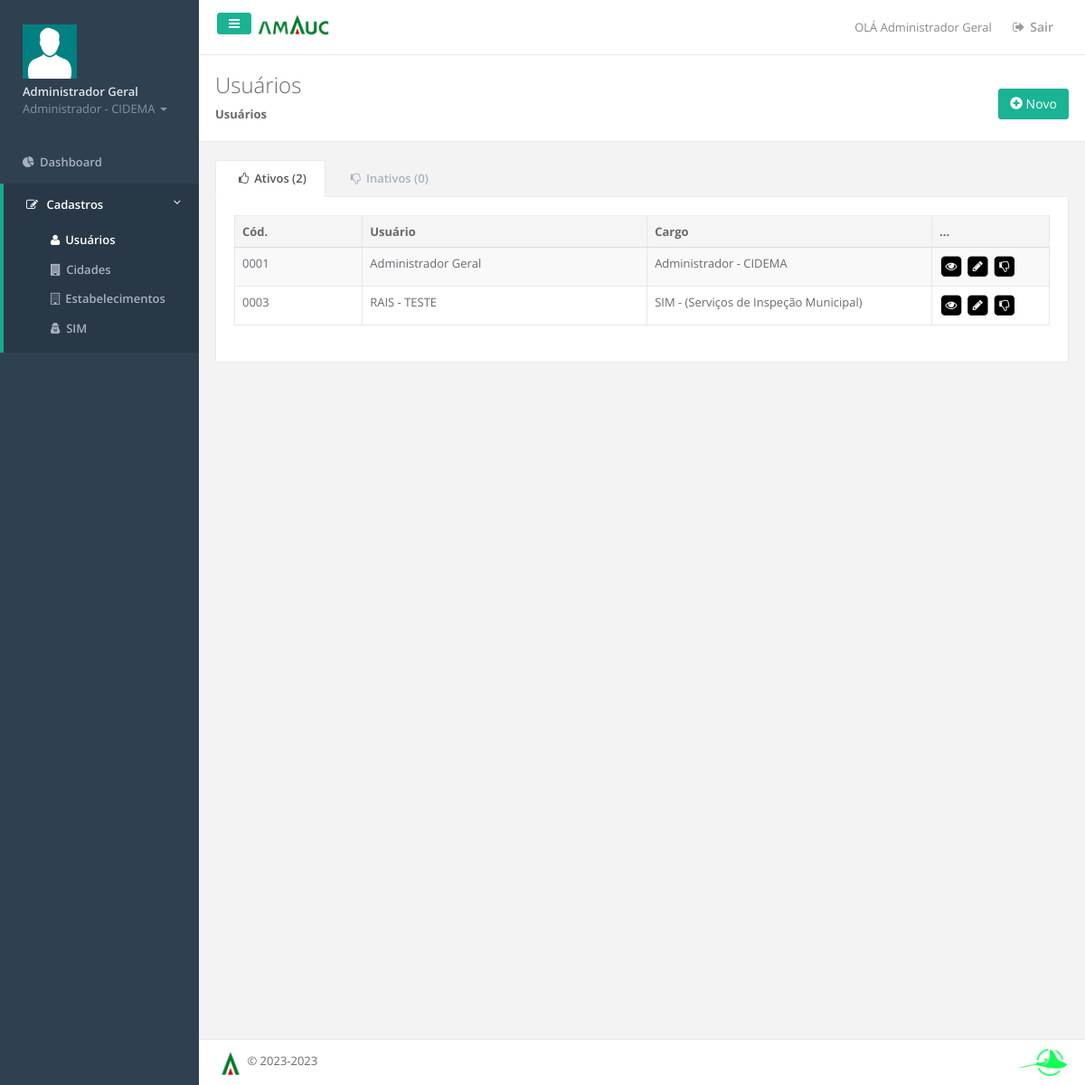
/?module=cadastro&acao=lista_usuario (signed in), run on the app's committed database.
### tables this page shows
CREATE TABLE `usuario_permissao` (
  `upe_cod` int(11) NOT NULL,
  `upe_descricao` text NOT NULL,
  `upe_situacao` int(11) NOT NULL
);

CREATE TABLE `usuario` (
  `usu_cod` int(11) NOT NULL,
  `usu_nome` varchar(100) NOT NULL,
  `usu_login` varchar(50) NOT NULL,
  `usu_senha` varchar(40) NOT NULL,
  `usu_email` varchar(200) DEFAULT NULL,
  `cid_cod` int(11) NOT NULL,
  `upe_cod` int(11) NOT NULL COMMENT 'usuario_permissao',
  `sim_cod` int(11) NOT NULL,
  `usu_situacao` int(11) NOT NULL DEFAULT 1
);

### application/cadastro/index.php (called while the page is built, shortened)
<?php
	class IndexCommand implements Command {
		public function execute() {
			require_once 'application/template/default.php';
		}
	}
?>

### index.php (called while the page is built, shortened)
<?php
	try {
	    $factory = new Command_Factory();
	    $factory->createCommand()->execute();
	} catch (Exception_Pagenotfound $ep) {
	    echo '<h1>ERRO 404 - Página não encontrada</h1>';
	} catch (Exception $e) {
	    echo '<h1>ERRO 500 - Erro na execução</h1>';
	}
?>

### application/incs/validateUser.inc.php (called while the page is built)
<?php
		require_once 'library/DataManipulation.php';
		$data  = new DataManipulation();
		$userConfig['id'] = $_SESSION['sim_userId'];
		$sql = "SELECT *
				FROM usuario
				WHERE usu_cod = '".$userConfig['id']."'";
		$paramsUsers = $data->find('dynamic',$sql);
?>

### library/DataManipulation.php (called while the page is built, shortened)
<?php
require_once 'DataSet.php';
class DataManipulation{
	function find($type=false,$params=false,$order=false){
		$dataset = new DataSet();
		switch($type){
			case 'dynamic':
				$sql = $params;
			break;
		}
		return $dataset->listRecord($sql);
	}
}
?>

### library/DataSet.php (called while the page is built, shortened)
<?php
	require_once 'MySql.php';
    class DataSet{
		function listRecord($sql){
			$database = new MySql();
			$result = $database->executeQuery($sql);
			for($i = 0;$i < $database->countFields($result);$i++){
				$campo = $database->fieldName($result,$i);
				$array[$campo->name] = $campo->name;
			}
			for($i = 0;$i < $database->countLines($result);$i++){
				foreach($array as $lista){
					$retorno[$i][$lista] = $database->result($result, $i,$lista);
				}
			}
			return $retorno;
		}
    }
?>

### library/MySql.php (called while the page is built, shortened)
<?php
class MySql
{
    function connOpen()
    {
        $server   = 'localhost';
		$user     = 'root';
		$passw	  = '';
		$database = 'simweb';
		$this->conn = mysqli_connect($server, $user, $passw, $database);
        mysqli_set_charset($this->conn, "utf8");
    }
    function executeQuery($sql,$param=false)
    {
        $this->result = mysqli_query($this->conn, $sql);
            return $this->result;
    }
    function countLines($array)
    {
        return @mysqli_num_rows($array);
    }
    function result($result, $i, $field){
        if (mysqli_data_seek($result, $i)) {
            $row = mysqli_fetch_assoc($result);
            return $row[$field];
        }
    }
    function countFields($array){
        return @mysqli_num_fields($array);
    }
    function fieldName($array,$num){
        return mysqli_fetch_field($array);
    }
}
?>

### application/incs/header.inc.php (called while the page is built, shortened)
<?php require_once 'validateUser.inc.php'; ?>

### application/cadastro/view/usuario/lista.inc.php (the view, shortened to what this page needs)
<?php
$sql = "SELECT * FROM usuario AS u INNER JOIN usuario_permissao AS p ON u.upe_cod = p.upe_cod WHERE u.usu_situacao = 1";
$ati = $data->find('dynamic', $sql);
$sql = "SELECT * FROM usuario AS u INNER JOIN usuario_permissao AS p ON u.upe_cod = p.upe_cod WHERE usu_situacao = 0";
$ina = $data->find('dynamic', $sql);
?>
<div class="row wrapper border-bottom white-bg page-heading">
    <div class="col-lg-6 col-xs-6">
        <h2>Usuários</h2>
        <ol class="breadcrumb">
            <li class="active">
                <strong>Usuários</strong>
            </li>
        </ol>
    </div>
    <?php if ($_SESSION['sim_userPermissao'] == 1) { ?>
        <div class="col-lg-6 col-xs-6" style="text-align:right;">
            <br /><br />
            <a href="?module=cadastro&acao=novo_usuario" class="btn btn-primary" style="height: 34px;">
                <span class="glyphicon glyphicon-plus-sign"></span> <span class="hidden-xs hidden-sm">Novo</span>
            </a>
        </div>
    <?php } ?>
</div>
<div class="wrapper wrapper-content animated fadeInRight">
    <div class="row">
        <div class="col-lg-12">
            <div class="tabs-container">
                <ul class="nav nav-tabs">
                    <?php if ($_SESSION['sim_userPermissao'] == 1) { ?>
                        <li class="active"><a data-toggle="tab" href="#tab-1"><i class="fa fa-thumbs-o-up"></i>Ativos (<?php echo count($ati); ?>)</a></li>
                        <li class=""><a data-toggle="tab" href="#tab-2"><i class="fa fa-thumbs-o-down"></i>Inativos (<?php echo count($ina); ?>)</a></li>
                    <?php } else { ?>
                        <li class="active"><a data-toggle="tab" href="#tab-1"><i class="fa fa-thumbs-o-up"></i>Ativos</a></li>
                    <?php } ?>
                </ul>
                <div class="tab-content">
                    <div id="tab-1" class="tab-pane active">
                        <div class="panel-body">
                            <div class="table-responsive" style="overflow-x: initial;">
                                <br class="hidden-md hidden-lg" />
                                <table class="table table-striped table-bordered table-hover dataTables-example">
                                    <thead>
                                        <tr>
                                            <th style="width:10px;">Cód.</th>
                                            <th style="width:80px;">Usuário</th>
                                            <th style="width:10px;">Cargo</th>
                                            <th style="width:10px;">...</th>
                                        </tr>
                                    </thead>
                                    <tbody>
                                        <?php
                                        if ($_SESSION['sim_userPermissao'] == 1) {
                                            for ($i = 0; $i < count($ati); $i++) {
                                                echo '
                                                    <tr>
                                                        <td>' . str_pad($ati[$i]['usu_cod'], 4, '0', STR_PAD_LEFT) . '</td>
                                                        <td>' . $ati[$i]['usu_nome'] . '</td>
                                                        <td>' . $ati[$i]['upe_descricao'] . '</td>
                                                        <td>
                                                            <a href="#" onclick="nextPage(\'?module=cadastro&acao=visualiza_usuario\', ' . $ati[$i]['usu_cod'] . ')">
                                                                <span class="fa-stack">
                                                                    <i class="fa fa-square fa-stack-2x"></i>
                                                                    <i class="fa fa-eye fa-stack-1x fa-inverse"></i>
                                                                </span>
                                                            </a>
                                                            <a href="#" onclick="nextPage(\'?module=cadastro&acao=edita_usuario\', '.$ati[$i]['usu_cod'].')">
                                                                <span class="fa-stack">
                                                                    <i class="fa fa-square fa-stack-2x"></i>
                                                                    <i class="fa fa-pencil fa-stack-1x fa-inverse"></i>
                                                                </span>
                                                            </a>
                                                            <a href="#" onClick=\'inativar("' . $ati[$i]['usu_cod'] . '", "' . $ati[$i]['usu_nome'] . '");\' title="Inativar Usuário" style="text-decoration:none;">
                                                                <span class="fa-stack">
                                                                    <i class="fa fa-square fa-stack-2x"></i>
                                                                    <i class="fa fa-thumbs-o-down fa-stack-1x fa-inverse"></i>
                                                                </span>
                                                            </a>
                                                        </td>
                                                    ';
                                            }
                                        }
                                        ?>
                                    </tbody>
                                </table>
                            </div>
                        </div>
                    </div>
                </div>
            </div>
        </div>
    </div>
    <br />

### application/incs/menu.inc.php (shortened to what this page needs)
<?php
    $sql = "SELECT upe_descricao FROM usuario_permissao WHERE upe_cod = ".$_SESSION['sim_userPermissao'];
    $permissao = $data->find('dynamic', $sql);
?>
<nav class="navbar-default navbar-static-side" role="navigation">
    <div class="sidebar-collapse">
        <ul class="nav" id="side-menu">
            <li class="nav-header" style="padding: 27px 25px;">
                <div class="dropdown profile-element">
                    <a title="Visualizar usuário" href="#" onClick="nextPage('?module=cadastro&acao=edita_usuario', <?php echo $_SESSION['sim_userId'];?>);" style="text-decoration:none;">
                	<span>
                        <div class="avatar" style="width:60px; height:60px;">
                            <br />
                        </div>
                    </span>
                    </a>
                    <a data-toggle="dropdown" class="dropdown-toggle" href="#">
                        <span class="clear">
                        	<span class="block m-t-xs"> <strong class="font-bold"><?php echo $_SESSION['sim_userName']; ?></strong></span>
                        	<span class="text-muted text-xs block"><?php echo $permissao[0]['upe_descricao']; ?> <b class="caret"></b></span>
                        </span>
                    </a>
                </div>
            </li>
            <?php
            	if($_GET['module']=='dashboard'){
            		echo '<li class="active">';
                    unset($item_sel);
                    $acao = explode('_',$_GET['acao']);
            	}else{
            		echo '<li>';
            	}
                echo '
                <a href="?module=dashboard&acao=lista"><i class="fa fa-pie-chart"></i><span class="nav-label">Dashboard</span></a>';
            ?>
            </li>
            <?php
            	if($_GET['module']=='cadastro'){
            		echo '<li class="active">';
                    unset($item_sel);
                    $acao = explode('_',$_GET['acao']);
                    switch ($acao[1]) {
                        case 'usuario':
                            $item_sel[0] = 'class="active"';
                        break;
                    }
            	}else{
            		echo '<li>';
            	}
            	switch($_SESSION['sim_userPermissao']) {
            		case '1':
            			echo '
                        <a href="#"><i class="fa fa-edit"></i> <span class="nav-label">Cadastros</span> <span class="fa arrow"></span></a>
                        <ul class="nav nav-second-level">
                            <li '.$item_sel[0].' ><a href="?module=cadastro&acao=lista_usuario"><i class="fa fa-user" aria-hidden="true"></i>Usuários</a></li>
    	                    <li '.$item_sel[1].' ><a href="?module=cadastro&acao=lista_cidade"><i class="fa fa-building" aria-hidden="true"></i>Cidades</a></li>
                            <li '.$item_sel[2].' ><a href="?module=cadastro&acao=lista_estabelecimento"><i class="fa fa-building-o" aria-hidden="true"></i>Estabelecimentos</a></li>
                            <li '.$item_sel[3].' ><a href="?module=cadastro&acao=lista_sim"><i class="fa fa-user-secret" aria-hidden="true"></i>SIM</a></li>
                        </ul>';
                    break;
            	}
            ?>
            </li>
        </ul>
    </div>
</nav>

### application/script/css/system.css (style rules this page uses)
a { color: #000000; text-decoration: none; }

### data on the page
usuario_permissao: upe_descricao "Administrador - CIDEMA"
usuario: usu_cod "0001", usu_nome "Administrador Geral", usuario_permissao.upe_descricao "Administrador - CIDEMA"
usuario: usu_cod "0003", usu_nome "RAIS - TESTE", usuario_permissao.upe_descricao "SIM - (Serviços de Inspeção Municipal)"

### other printed values
$_SESSION['sim_userName'] "Administrador Geral"
count($ati) "2"
count($ina) "0"
